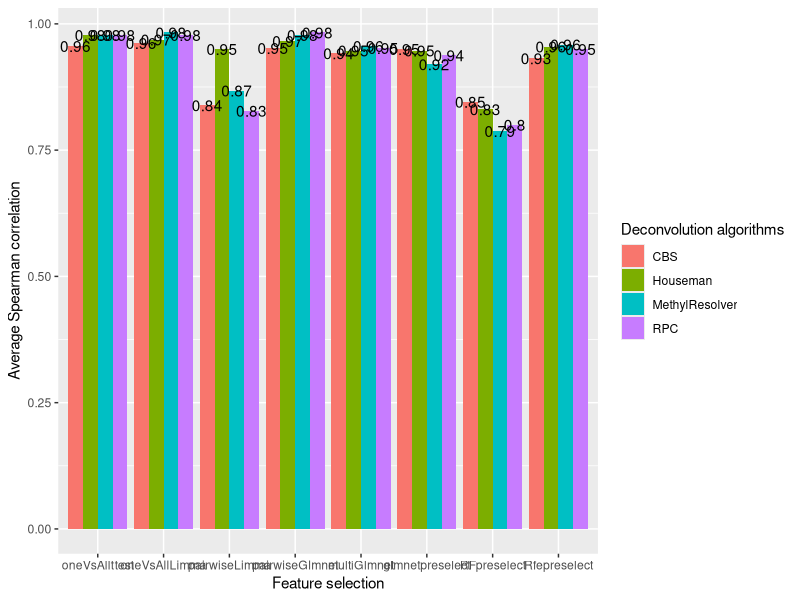

Recreate this plot in R.
## plots

### Figure 1
## barplots of deconvolution performance (average corr with true proportions) using different feature selection + deconvolution algorithms
library(tidyr)
library(ggplot2)
cor_Houseman <- c(0.978, 0.969, 0.950, 0.966, 0.947, 0.947, 0.831, 0.955)
cor_RPC <- c(0.978, 0.978, 0.828, 0.983, 0.952, 0.938, 0.800, 0.950)
cor_CBS <- c(0.956, 0.962, 0.839, 0.952, 0.942, 0.950, 0.846, 0.932)
cor_MethylResolver <- c(0.978, 0.983, 0.868, 0.978, 0.956, 0.920, 0.788, 0.959)

#####  or load results from featureSelection_Comparison.R

# cor_Houseman <- c(cor_Houseman_1, cor_Houseman_2, cor_Houseman_3, cor_Houseman_4, cor_Houseman_5,
#                   cor_Houseman_6, cor_Houseman_7, cor_Houseman_8, cor_Houseman_9)
# cor_RPC <- c(cor_RPC_1, cor_RPC_2, cor_RPC_3, cor_RPC_4, cor_RPC_5, cor_RPC_6, cor_RPC_7, cor_RPC_8, cor_RPC_9)
# cor_CBS <- c(cor_CBS_1, cor_CBS_2, cor_CBS_3, cor_CBS_4, cor_CBS_5, cor_CBS_6, cor_CBS_7, cor_CBS_8, cor_CBS_9)
# cor_MethylResolver <- c(cor_MethylResolver_1, cor_MethylResolver_2, cor_MethylResolver_3, cor_MethylResolver_4,
#                         cor_MethylResolver_5, cor_MethylResolver_6, cor_MethylResolver_7, cor_MethylResolver_8,
#                         cor_MethylResolver_9)

df1 <- data.frame(FeatureSelection = c("oneVsAllttest","oneVsAllLimma","pairwiseLimma","pairwiseGlmnet","multiGlmnet",
                                       "glmnetpreselect", "RFpreselect", "Rfepreselect"),
                  Houseman = cor_Houseman, RPC = cor_RPC, CBS = cor_CBS, MethylResolver = cor_MethylResolver)

print(ggplot(data = df1 %>% gather(Deconvolution, Spearman_Correlation, -FeatureSelection),
       aes(x = factor(FeatureSelection, level = c("oneVsAllttest","oneVsAllLimma","pairwiseLimma","pairwiseGlmnet","multiGlmnet",
                                                  "glmnetpreselect", "RFpreselect", "Rfepreselect")), y = Spearman_Correlation, fill = Deconvolution)) +
  geom_bar(stat = 'identity', position = 'dodge')+
  geom_text(aes(label= round(Spearman_Correlation,2)), position = position_dodge(0.9))+
  labs(x = "Feature selection")+
  labs(y = "Average Spearman correlation")+
  labs(fill = "Deconvolution algorithms"))
